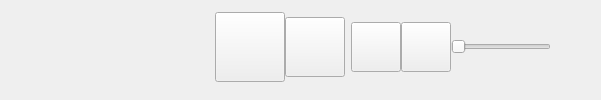
           <widget class="MyBottomBar" name="widget_bottombar" native="true">
            <property name="sizePolicy">
             <sizepolicy hsizetype="Preferred" vsizetype="Fixed">
              <horstretch>0</horstretch>
              <verstretch>0</verstretch>
             </sizepolicy>
            </property>
            <layout class="QHBoxLayout" name="horizontalLayout_2" stretch="5,2,5">
             <property name="leftMargin">
              <number>20</number>
             </property>
             <property name="topMargin">
              <number>0</number>
             </property>
             <property name="rightMargin">
              <number>50</number>
             </property>
             <property name="bottomMargin">
              <number>5</number>
             </property>
             <item>
              <widget class="QWidget" name="widget_song" native="true">
               <property name="sizePolicy">
                <sizepolicy hsizetype="Preferred" vsizetype="Expanding">
                 <horstretch>1</horstretch>
                 <verstretch>0</verstretch>
                </sizepolicy>
               </property>
               <layout class="QHBoxLayout" name="horizontalLayout_7">
                <property name="spacing">
                 <number>7</number>
                </property>
                <property name="leftMargin">
                 <number>0</number>
                </property>
                <property name="topMargin">
                 <number>0</number>
                </property>
                <property name="rightMargin">
                 <number>0</number>
                </property>
                <property name="bottomMargin">
                 <number>0</number>
                </property>
                <item>
                 <widget class="MyLabel" name="label_albumPic">
                  <property name="enabled">
                   <bool>true</bool>
                  </property>
                  <property name="sizePolicy">
                   <sizepolicy hsizetype="Preferred" vsizetype="Preferred">
                    <horstretch>0</horstretch>
                    <verstretch>0</verstretch>
                   </sizepolicy>
                  </property>
                  <property name="minimumSize">
                   <size>
                    <width>70</width>
                    <height>70</height>
                   </size>
                  </property>
                  <property name="maximumSize">
                   <size>
                    <width>70</width>
                    <height>70</height>
                   </size>
                  </property>
                  <property name="baseSize">
                   <size>
                    <width>80</width>
                    <height>80</height>
                   </size>
                  </property>
                  <property name="inputMethodHints">
                   <set>Qt::ImhNone</set>
                  </property>
                  <property name="frameShape">
                   <enum>QFrame::NoFrame</enum>
                  </property>
                  <property name="text">
                   <string/>
                  </property>
                  <property name="textFormat">
                   <enum>Qt::PlainText</enum>
                  </property>
                  <property name="scaledContents">
                   <bool>true</bool>
                  </property>
                  <property name="wordWrap">
                   <bool>false</bool>
                  </property>
                 </widget>
                </item>
                <item>
                 <layout class="QVBoxLayout" name="verticalLayout_9">
                  <property name="spacing">
                   <number>0</number>
                  </property>
                  <item>
                   <widget class="EllipsisLabel" name="label_songname">
                    <property name="sizePolicy">
                     <sizepolicy hsizetype="Fixed" vsizetype="Fixed">
                      <horstretch>1</horstretch>
                      <verstretch>0</verstretch>
                     </sizepolicy>
                    </property>
                    <property name="minimumSize">
                     <size>
                      <width>0</width>
                      <height>0</height>
                     </size>
                    </property>
                    <property name="maximumSize">
                     <size>
                      <width>450</width>
                      <height>16777215</height>
                     </size>
                    </property>
                    <property name="font">
                     <font>
                      <family>华文楷体</family>
                      <pointsize>16</pointsize>
                      <italic>false</italic>
                      <bold>false</bold>
                     </font>
                    </property>
                    <property name="text">
                     <string/>
                    </property>
                    <property name="wordWrap">
                     <bool>false</bool>
                    </property>
                    <property name="indent">
                     <number>10</number>
                    </property>
                   </widget>
                  </item>
                  <item>
                   <widget class="EllipsisLabel" name="label_author">
                    <property name="sizePolicy">
                     <sizepolicy hsizetype="Preferred" vsizetype="Preferred">
                      <horstretch>1</horstretch>
                      <verstretch>0</verstretch>
                     </sizepolicy>
                    </property>
                    <property name="minimumSize">
                     <size>
                      <width>0</width>
                      <height>0</height>
                     </size>
                    </property>
                    <property name="maximumSize">
                     <size>
                      <width>15777215</width>
                      <height>16777215</height>
                     </size>
                    </property>
                    <property name="text">
                     <string/>
                    </property>
                    <property name="wordWrap">
                     <bool>false</bool>
                    </property>
                    <property name="indent">
                     <number>12</number>
                    </property>
                   </widget>
                  </item>
                 </layout>
                </item>
               </layout>
              </widget>
             </item>
             <item alignment="Qt::AlignHCenter|Qt::AlignVCenter">
              <widget class="QWidget" name="widget_songswitch" native="true">
               <property name="sizePolicy">
                <sizepolicy hsizetype="Expanding" vsizetype="Expanding">
                 <horstretch>0</horstretch>
                 <verstretch>0</verstretch>
                </sizepolicy>
               </property>
               <layout class="QHBoxLayout" name="horizontalLayout_3">
                <property name="spacing">
                 <number>0</number>
                </property>
                <property name="leftMargin">
                 <number>0</number>
                </property>
                <property name="topMargin">
                 <number>0</number>
                </property>
                <property name="rightMargin">
                 <number>0</number>
                </property>
                <property name="bottomMargin">
                 <number>0</number>
                </property>
                <item>
                 <widget class="QPushButton" name="pushButton_lastsong">
                  <property name="sizePolicy">
                   <sizepolicy hsizetype="Expanding" vsizetype="Expanding">
                    <horstretch>0</horstretch>
                    <verstretch>0</verstretch>
                   </sizepolicy>
                  </property>
                  <property name="minimumSize">
                   <size>
                    <width>60</width>
                    <height>60</height>
                   </size>
                  </property>
                  <property name="maximumSize">
                   <size>
                    <width>60</width>
                    <height>60</height>
                   </size>
                  </property>
                  <property name="baseSize">
                   <size>
                    <width>60</width>
                    <height>60</height>
                   </size>
                  </property>
                  <property name="toolTip">
                   <string>上一首</string>
                  </property>
                  <property name="text">
                   <string/>
                  </property>
                  <property name="icon">
                   <iconset resource="res.qrc">
                    <normaloff>:/icon/music_last.svg</normaloff>:/icon/music_last.svg</iconset>
                  </property>
                  <property name="flat">
                   <bool>true</bool>
                  </property>
                 </widget>
                </item>
                <item alignment="Qt::AlignHCenter">
                 <widget class="QPushButton" name="pushButton_switch">
                  <property name="sizePolicy">
                   <sizepolicy hsizetype="Expanding" vsizetype="Expanding">
                    <horstretch>0</horstretch>
                    <verstretch>0</verstretch>
                   </sizepolicy>
                  </property>
                  <property name="minimumSize">
                   <size>
                    <width>70</width>
                    <height>70</height>
                   </size>
                  </property>
                  <property name="maximumSize">
                   <size>
                    <width>70</width>
                    <height>70</height>
                   </size>
                  </property>
                  <property name="baseSize">
                   <size>
                    <width>60</width>
                    <height>60</height>
                   </size>
                  </property>
                  <property name="toolTip">
                   <string>播放</string>
                  </property>
                  <property name="text">
                   <string/>
                  </property>
                  <property name="icon">
                   <iconset resource="res.qrc">
                    <normaloff>:/icon/Player, play.svg</normaloff>:/icon/Player, play.svg</iconset>
                  </property>
                  <property name="iconSize">
                   <size>
                    <width>60</width>
                    <height>60</height>
                   </size>
                  </property>
                 </widget>
                </item>
                <item>
                 <widget class="QPushButton" name="pushButton_nextsong">
                  <property name="sizePolicy">
                   <sizepolicy hsizetype="Expanding" vsizetype="Expanding">
                    <horstretch>0</horstretch>
                    <verstretch>0</verstretch>
                   </sizepolicy>
                  </property>
                  <property name="minimumSize">
                   <size>
                    <width>60</width>
                    <height>60</height>
                   </size>
                  </property>
                  <property name="maximumSize">
                   <size>
                    <width>60</width>
                    <height>60</height>
                   </size>
                  </property>
                  <property name="baseSize">
                   <size>
                    <width>60</width>
                    <height>60</height>
                   </size>
                  </property>
                  <property name="toolTip">
                   <string>下一首</string>
                  </property>
                  <property name="text">
                   <string/>
                  </property>
                  <property name="icon">
                   <iconset resource="res.qrc">
                    <normaloff>:/icon/music_next.svg</normaloff>:/icon/music_next.svg</iconset>
                  </property>
                 </widget>
                </item>
               </layout>
              </widget>
             </item>
             <item>
              <widget class="QWidget" name="widget_elsecontrol" native="true">
               <property name="sizePolicy">
                <sizepolicy hsizetype="Preferred" vsizetype="Fixed">
                 <horstretch>1</horstretch>
                 <verstretch>0</verstretch>
                </sizepolicy>
               </property>
               <property name="maximumSize">
                <size>
                 <width>16777215</width>
                 <height>100</height>
                </size>
               </property>
               <layout class="QHBoxLayout" name="horizontalLayout_4">
                <property name="spacing">
                 <number>0</number>
                </property>
                <property name="leftMargin">
                 <number>0</number>
                </property>
                <property name="topMargin">
                 <number>0</number>
                </property>
                <property name="rightMargin">
                 <number>0</number>
                </property>
                <property name="bottomMargin">
                 <number>0</number>
                </property>
                <item>
                 <spacer name="horizontalSpacer">
                  <property name="orientation">
                   <enum>Qt::Horizontal</enum>
                  </property>
                  <property name="sizeHint" stdset="0">
                   <size>
                    <width>40</width>
                    <height>20</height>
                   </size>
                  </property>
                 </spacer>
                </item>
                <item alignment="Qt::AlignVCenter">
                 <widget class="QPushButton" name="pushButton_mode">
                  <property name="sizePolicy">
                   <sizepolicy hsizetype="Expanding" vsizetype="Expanding">
                    <horstretch>0</horstretch>
                    <verstretch>0</verstretch>
                   </sizepolicy>
                  </property>
                  <property name="minimumSize">
                   <size>
                    <width>50</width>
                    <height>50</height>
                   </size>
                  </property>
                  <property name="maximumSize">
                   <size>
                    <width>50</width>
                    <height>50</height>
                   </size>
                  </property>
                  <property name="sizeIncrement">
                   <size>
                    <width>0</width>
                    <height>0</height>
                   </size>
                  </property>
                  <property name="baseSize">
                   <size>
                    <width>50</width>
                    <height>50</height>
                   </size>
                  </property>
                  <property name="toolTip">
                   <string>循环播放</string>
                  </property>
                  <property name="text">
                   <string/>
                  </property>
                  <property name="icon">
                   <iconset resource="res.qrc">
                    <normaloff>:/icon/repeat.svg</normaloff>:/icon/repeat.svg</iconset>
                  </property>
                  <property name="iconSize">
                   <size>
                    <width>25</width>
                    <height>25</height>
                   </size>
                  </property>
                 </widget>
                </item>
                <item alignment="Qt::AlignVCenter">
                 <widget class="QPushButton" name="pushButton_volume">
                  <property name="sizePolicy">
                   <sizepolicy hsizetype="Expanding" vsizetype="Expanding">
                    <horstretch>0</horstretch>
                    <verstretch>0</verstretch>
                   </sizepolicy>
                  </property>
                  <property name="minimumSize">
                   <size>
                    <width>50</width>
                    <height>50</height>
                   </size>
                  </property>
                  <property name="maximumSize">
                   <size>
                    <width>50</width>
                    <height>50</height>
                   </size>
                  </property>
                  <property name="baseSize">
                   <size>
                    <width>50</width>
                    <height>50</height>
                   </size>
                  </property>
                  <property name="toolTip">
                   <string>静音</string>
                  </property>
                  <property name="text">
                   <string/>
                  </property>
                  <property name="icon">
                   <iconset resource="res.qrc">
                    <normaloff>:/icon/volume.svg</normaloff>:/icon/volume.svg</iconset>
                  </property>
                  <property name="iconSize">
                   <size>
                    <width>25</width>
                    <height>25</height>
                   </size>
                  </property>
                 </widget>
                </item>
                <item alignment="Qt::AlignVCenter">
                 <widget class="CustomSlider" name="horizontalSlider_volume">
                  <property name="sizePolicy">
                   <sizepolicy hsizetype="Fixed" vsizetype="Expanding">
                    <horstretch>0</horstretch>
                    <verstretch>0</verstretch>
                   </sizepolicy>
                  </property>
                  <property name="minimumSize">
                   <size>
                    <width>100</width>
                    <height>50</height>
                   </size>
                  </property>
                  <property name="maximumSize">
                   <size>
                    <width>100</width>
                    <height>16777215</height>
                   </size>
                  </property>
                  <property name="baseSize">
                   <size>
                    <width>70</width>
                    <height>10</height>
                   </size>
                  </property>
                  <property name="orientation">
                   <enum>Qt::Horizontal</enum>
                  </property>
                 </widget>
                </item>
               </layout>
              </widget>
             </item>
            </layout>
           </widget>
